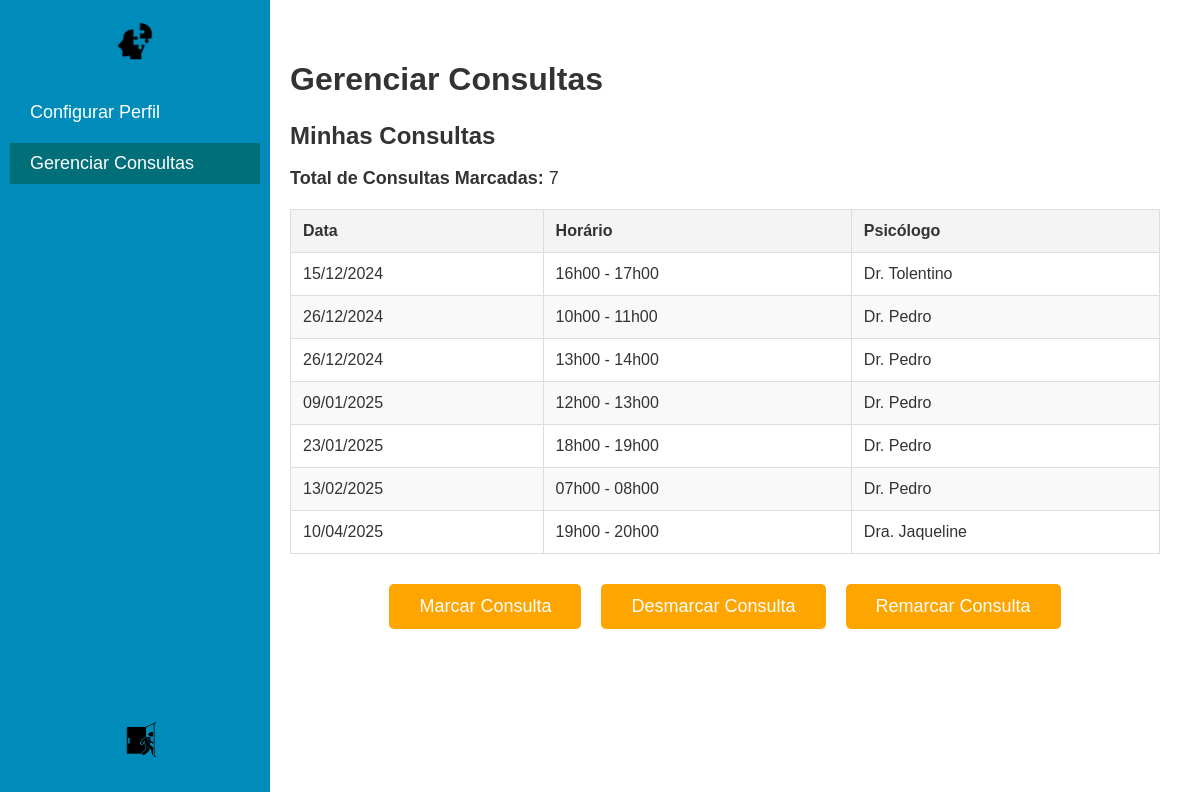
Page /gerenciar_consultas.html (signed in) on the committed database.
### usuarios/models.py (models this page shows, shortened)
class Horario(models.Model):
    psicologo = models.ForeignKey(
        Psicologo, on_delete=models.CASCADE, related_name="horarios"
    )
    data = models.DateField()
    hora_inicio = models.CharField(
        max_length=20,
        choices=Hora.choices(),
    )
    hora_fim = models.CharField(
        max_length=20,
        choices=Hora.choices(),
    )
    disponivel = models.BooleanField(default=True)
    paciente = models.ForeignKey(
        Paciente, null=True, blank=True, on_delete=models.SET_NULL, related_name="horarios"
    )

class Usuario(models.Model):
    nome = models.CharField(max_length=100)
    email = models.EmailField(max_length=254)
    telefone = models.CharField(max_length=15)
    senha = models.CharField(max_length=128)  # Alterado para suportar senhas hasheadas
    cpf = models.CharField(max_length=15)

### usuarios/views.py (the view)
# urls.py: path('gerenciar_consultas.html', views.gerenciar_consultas, name='gerenciar_consultas'),  # URL para gerenciar consultas
def gerenciar_consultas(request):
    user_id = request.session['usuario_id']
    try:
        usuario = Usuario.objects.get(id=user_id)
    except Usuario.DoesNotExist:
        return redirect('login')
    paciente = get_object_or_404(Paciente, id=user_id)
    consultas = []  # Substituir por consultas reais do banco de dados
    consultas = Horario.objects.filter(paciente=paciente).order_by('data', 'hora_inicio')
    return render(request, 'usuarios/gerenciar_consultas.html', {"consultas": consultas})

### usuarios/templates/usuarios/gerenciar_consultas.html (shortened to what this page needs)
<!DOCTYPE html>
<html lang="pt-br">
<head>
    {% load static %}
    <link rel="stylesheet" href="{% static 'css/gerenciar_consultas.css' %}">
</head>
<body>
    <div class="sidebar" id="sidebar">
        <div class="logo">
            <a href="{% url 'dashboard' %}">
                <img src="{% static 'images/logo.png' %}" alt="Logo" />
            </a>
        </div>
        <div class="sidebar-links">
            <a href="{% url 'configurar_perfil' %}">Configurar Perfil</a>
            <a href="{% url 'gerenciar_consultas' %}" class="active">Gerenciar Consultas</a>
        </div>
        <div class="logout-btn">
            <a href="{% url 'logout' %}">
                <img src="{% static 'images/sair.png' %}" alt="Sair">
            </a>
        </div>
    </div>
    <div class="main-content">
        <h1>Gerenciar Consultas</h1>
        {% if consultas %}
        <div class="consultas-info">
            <h3>Minhas Consultas</h3>
            <p><strong>Total de Consultas Marcadas:</strong> {{ consultas|length }}</p>
            <table class="consultas-table">
                <thead>
                    <tr>
                        <th>Data</th>
                        <th>Horário</th>
                        <th>Psicólogo</th>
                    </tr>
                </thead>
                <tbody>
                    {% for consulta in consultas %}
                    <tr>
                        <td>{{ consulta.data|date:"d/m/Y" }}</td>
                        <td>{{ consulta.hora_inicio}} - {{ consulta.hora_fim}}</td>
                        <td>{{ consulta.psicologo.nome }}</td>
                    </tr>
                    {% endfor %}
                </tbody>
            </table>
        </div>
        {% else %}
        <p>Você ainda não possui consultas marcadas.</p>
        {% endif %}
        <div class="action-buttons">
            <form method="POST" action="{% url 'marcar_consulta' %}">
                <button type="submit" class="btn-orange">Marcar Consulta</button>
            </form>
            <button class="btn-orange">Desmarcar Consulta</button>
            <button class="btn-orange">Remarcar Consulta</button>
        </div>
    </div>
</body>
</html>

### usuarios/static/css/gerenciar_consultas.css (style rules this page uses)
body { font-family: Arial, sans-serif; background-color: #f4f4f4; color: #333; display: flex; height: 100vh; margin: 0; }
.sidebar { width: 250px; background-color: #008CBA; color: white; position: fixed; top: 0; left: 0; bottom: 0; padding: 20px 10px; transition: width 0.3s ease; }
.sidebar .logo a { display: block; text-align: center; margin-bottom: 30px; }
.sidebar .logo img { width: 40px; height: auto; display: block; margin: 0 auto; }
.sidebar-links a { display: block; color: white; text-decoration: none; font-size: 18px; padding: 10px 20px; margin: 10px 0; transition: background-color 0.3s ease; }
.sidebar-links a.active { background-color: #006f7a; }
.logout-btn { position: absolute; bottom: 20px; left: 10px; width: 100%; text-align: left; }
.logout-btn a { display: block; padding: 12px; background-color: transparent; text-align: center; }
.logout-btn img { width: 80px; height: 50px; transition: transform 0.3s ease; }
.main-content { margin-left: 250px; padding: 40px; flex-grow: 1; background-color: #ffffff; box-shadow: 0 4px 12px rgba(0, 0, 0, 0.1); }
.consultas-info { margin-bottom: 30px; }
.consultas-info h3 { font-size: 24px; color: #333; margin-bottom: 10px; }
.consultas-info p { font-size: 18px; }
.action-buttons { display: flex; justify-content: center; gap: 20px; margin-top: 30px; }
.btn-orange { background-color: #FFA500; color: white; border: none; border-radius: 5px; padding: 12px 30px; font-size: 18px; cursor: pointer; transition: background-color 0.3s; }
.consultas-table { width: 100%; border-collapse: collapse; margin-top: 20px; }
.consultas-table th, .consultas-table td { border: 1px solid #ddd; text-align: left; padding: 12px; }
.consultas-table th { background-color: #f4f4f4; font-weight: bold; }
.consultas-table tr:nth-child(even) { background-color: #f9f9f9; }

### rows in the picture
Horario: data "15/12/2024", hora_inicio "16h00", hora_fim "17h00", psicologo.nome "Dr. Tolentino"
Horario: data "26/12/2024", hora_inicio "10h00", hora_fim "11h00", psicologo.nome "Dr. Pedro"
Horario: data "26/12/2024", hora_inicio "13h00", hora_fim "14h00", psicologo.nome "Dr. Pedro"
Horario: data "09/01/2025", hora_inicio "12h00", hora_fim "13h00", psicologo.nome "Dr. Pedro"
Horario: data "23/01/2025", hora_inicio "18h00", hora_fim "19h00", psicologo.nome "Dr. Pedro"
Horario: data "13/02/2025", hora_inicio "07h00", hora_fim "08h00", psicologo.nome "Dr. Pedro"
Horario: data "10/04/2025", hora_inicio "19h00", hora_fim "20h00", psicologo.nome "Dra. Jaqueline"

### other values in the picture
{{ consultas|length }} "7"
